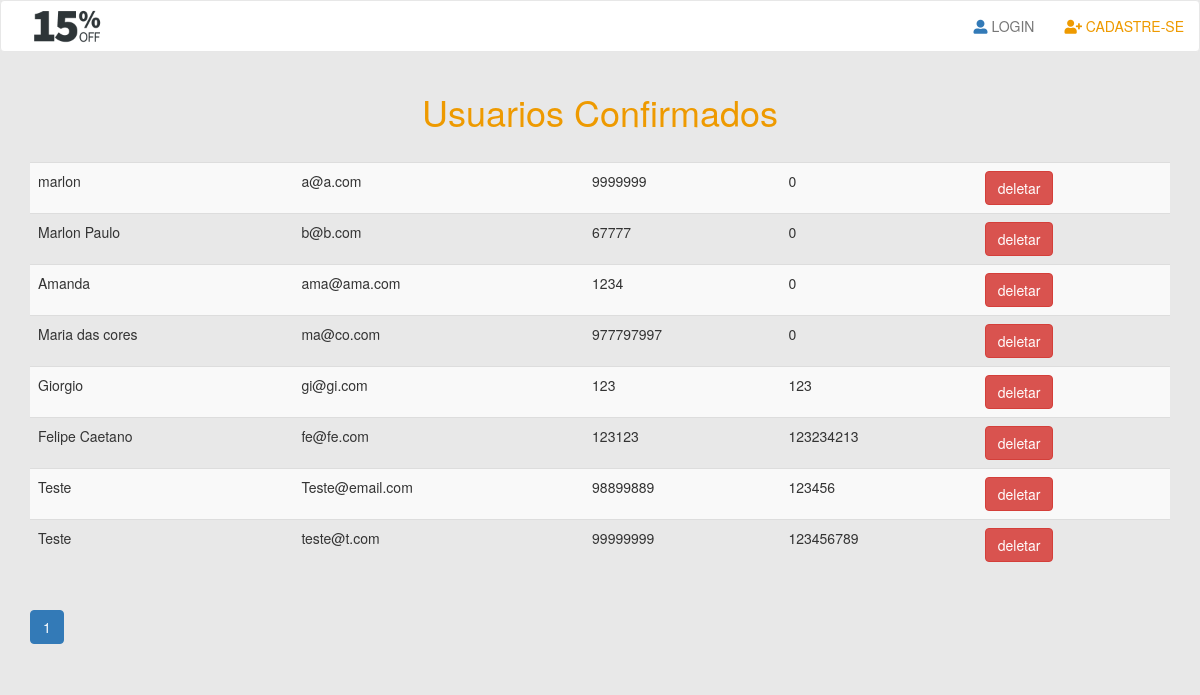
Screenshot of /gerenciar_usuarios.php with the database file from the repository.
### tables this page shows
CREATE TABLE IF NOT EXISTS `usuarios` (
  `id` int(11) unsigned NOT NULL AUTO_INCREMENT,
  `nome` varchar(100) NOT NULL,
  `email` varchar(100) NOT NULL,
  `senha` varchar(32) NOT NULL,
  `telefone` varchar(20) DEFAULT NULL,
  `pendente` int(5) NOT NULL,
  `nivelusuario` int(11) DEFAULT '1',
  `cpf` int(15) NOT NULL DEFAULT '1',
  PRIMARY KEY (`id`)
);

### classes/usuarios.class.php (called while the page is built, shortened)
<?php
class Usuarios{
	public function getUsuarios(){
		global $pdo;
		$array = array();
		$sql = $pdo->prepare("SELECT * from usuarios where usuarios.pendente = 0");
		$sql->execute();
		if($sql->rowCount() > 0)
			$array = $sql->fetchAll();
		return $array;
	}
	public function getTotalUsuariosPendentes($pendencia){
		global $pdo;
		$sql = $pdo->prepare("SELECT count(*) as c from usuarios where pendente = :pendencia");
		$sql->bindValue(":pendencia",$pendencia);
		$sql->execute();
		$row = $sql->fetch();
		return $row['c'];
	}
}
?>

### gerenciar_usuarios.php (the view, shortened to what this page needs)
<?php require "pages/header.php"; ?>
<?php
$us = new Usuarios();
$total_usuarios = $us->getTotalUsuariosPendentes(1);
$usuarios = $us->getUsuarios();
$pagina_atual = 1;
$item_por_pagina = 5;
$total_paginas = ceil($total_usuarios / $item_por_pagina);
?>
<div class="container">
			<center><h1 style="color: #EE9A00">Usuarios Confirmados</h1></center><br />
			<table class="table table-striped">
				<tbody>
					<?php foreach($usuarios as $usuario): ?>
						<tr>
							<td>
								<?php echo $usuario['nome']; ?>
							</td>
							<td>
								<?php echo $usuario['email']; ?>
							</td>
							<td>
								<?php echo $usuario['telefone']; ?>
							</td>
							<td>
								<?php echo $usuario['cpf']; ?>
							</td>
							<td>
					<a href="excluir-usuario.php?id=<?php echo $usuario['id']; ?>" class="btn btn-danger">deletar</a>
				</td>
						</tr>
					<?php endforeach; ?>
				</tbody>
			</table>
			<ul class="pagination">
				<?php $endereco = $_SERVER ['REQUEST_URI']; ?>
				<?php for ($q=0; $q < $total_paginas ; $q++):?>
					<li class="<?php echo ($pagina_atual == ($q+1))?'active':'' ?>">
						<a href="<?php if(strlen($endereco) < 30):?>gerenciar_usuarios.php?pagina_atual=<?php else: echo (strpos($endereco,'pagina_atual') === false)?$endereco.'?pagina_atual=':substr($endereco, 0, -1); endif; echo ($q+1); ?>"><?php echo ($q+1); ?></a></li>
					<?php endfor; ?>
				</ul>
			</div>
<?php require "pages/footer.php" ?>

### assets/css/estilo.css (style rules this page uses)
a { color: #EE9A00; }

### rows the page displays
usuarios: nome "marlon", email "a@a.com", telefone "9999999", cpf "0"
usuarios: nome "Marlon Paulo", email "b@b.com", telefone "67777", cpf "0"
usuarios: nome "Amanda", email "ama@ama.com", telefone "1234", cpf "0"
usuarios: nome "Maria das cores", email "ma@co.com", telefone "977797997", cpf "0"
usuarios: nome "Giorgio", email "gi@gi.com", telefone "123", cpf "123"
usuarios: nome "Felipe Caetano", email "fe@fe.com", telefone "123123", cpf "123234213"
usuarios: nome "Teste", email "Teste@email.com", telefone "98899889", cpf "123456"
usuarios: nome "Teste", email "teste@t.com", telefone "99999999", cpf "123456789"
